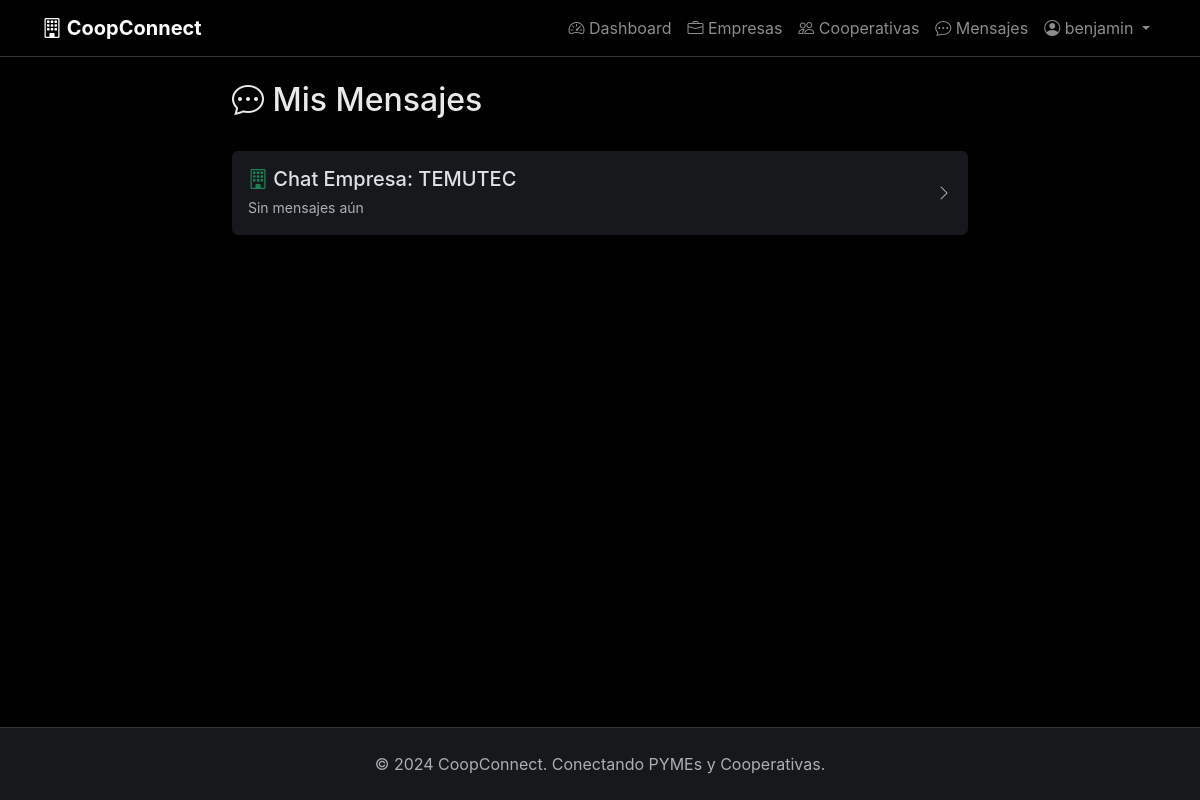
The page /messaging/ (signed in) on the database as committed earlier.
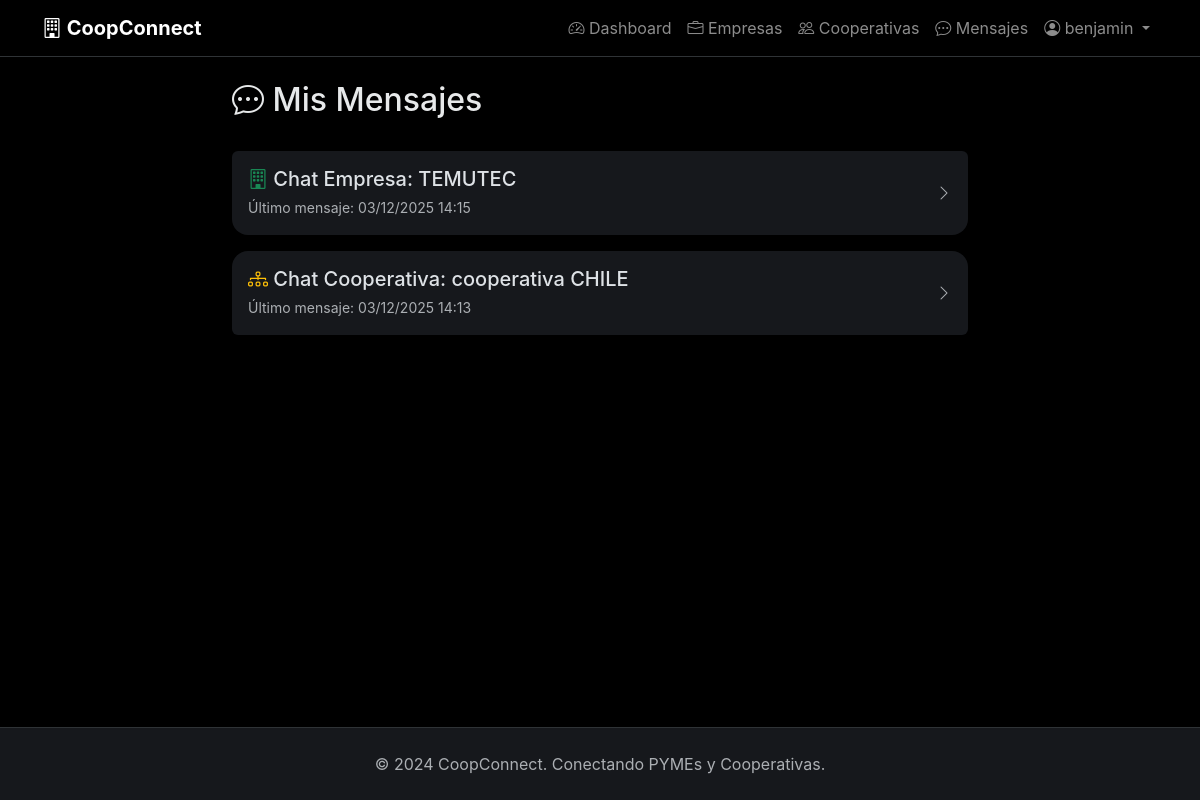
The same page on the database as committed later.
### messaging/models.py (models this page shows, shortened)
class Chat(models.Model):
    TYPE_CHOICES = [
        ('direct', 'Directo'),
        ('company', 'Empresa'),
        ('cooperative', 'Cooperativa'),
    ]
    type = models.CharField(max_length=20, choices=TYPE_CHOICES)
    participants = models.ManyToManyField(User, related_name='chats')
    company = models.ForeignKey(Company, on_delete=models.CASCADE, null=True, blank=True, related_name='chats')
    cooperative = models.ForeignKey(Cooperative, on_delete=models.CASCADE, null=True, blank=True, related_name='chats')
    created_at = models.DateTimeField(auto_now_add=True)
    def __str__(self):
        if self.type == 'direct':
            return f"Chat: {', '.join([u.username for u in self.participants.all()[:2]])}"
        elif self.type == 'company':
            return f"Chat Empresa: {self.company.name}"
        else:
            return f"Chat Cooperativa: {self.cooperative.name}"
    class Meta:
        verbose_name = 'Chat'
        verbose_name_plural = 'Chats'
        ordering = ['-created_at']

### organizations/models.py (models this page shows, shortened)
class Company(models.Model):
    name = models.CharField(max_length=200, unique=True, verbose_name='Nombre')
    sector = models.CharField(max_length=50, choices=SECTOR_CHOICES, verbose_name='Sector')
    description = models.TextField(verbose_name='Descripción')
    access_code = models.CharField(max_length=20, default='123456', verbose_name='Código de Acceso', help_text='Código para que otros usuarios se unan a tu empresa')
    created_by = models.ForeignKey(User, on_delete=models.SET_NULL, null=True, related_name='companies_created')
    created_at = models.DateTimeField(auto_now_add=True)
    class Meta:
        verbose_name = 'Empresa'
        verbose_name_plural = 'Empresas'
        ordering = ['-created_at']

class Cooperative(models.Model):
    name = models.CharField(max_length=200, unique=True, verbose_name='Nombre')
    sector = models.CharField(max_length=50, choices=SECTOR_CHOICES, verbose_name='Sector')
    description = models.TextField(verbose_name='Descripción')
    companies = models.ManyToManyField(Company, related_name='cooperatives', blank=True)
    created_by = models.ForeignKey(User, on_delete=models.SET_NULL, null=True, related_name='cooperatives_created')
    created_at = models.DateTimeField(auto_now_add=True)
    class Meta:
        verbose_name = 'Cooperativa'
        verbose_name_plural = 'Cooperativas'
        ordering = ['-created_at']

### messaging/views.py (the view)
# urls.py: path('', views.chat_list, name='chat_list'),
@login_required
def chat_list(request):
    user_company = getattr(request.user.profile, 'company', None)
    direct_chats = Q(type='direct', participants=request.user)
    company_chats = Q(type='company', company=user_company) if user_company else Q(pk__in=[])
    cooperative_chats = Q(type='cooperative', cooperative__companies=user_company) if user_company else Q(pk__in=[])
    chats = Chat.objects.filter(
        direct_chats | company_chats | cooperative_chats
    ).distinct().annotate(
        last_message_time=Max('messages__created_at')
    ).order_by('-last_message_time')
    context = {
        'chats': chats
    }
    return render(request, 'messaging/chat_list.html', context)

### templates/messaging/chat_list.html (shortened to what this page needs)
{% extends 'base.html' %}
{% block content %}
<div class="container mt-4">
    <div class="row justify-content-center">
        <div class="col-lg-8">
            <div class="d-flex justify-content-between align-items-center mb-4">
                <h2><i class="bi bi-chat-dots"></i> Mis Mensajes</h2>
            </div>
            {% if chats %}
            <div class="list-group">
                {% for chat in chats %}
                <a href="{% url 'messaging:chat_detail' chat.id %}"
                    class="list-group-item list-group-item-action card-custom mb-3 border-0 p-3">
                    <div class="d-flex w-100 justify-content-between align-items-center">
                        <div>
                            <h5 class="mb-1">
                                {% if chat.type == 'direct' %}
                                <i class="bi bi-person-circle text-primary"></i>
                                {% elif chat.type == 'company' %}
                                <i class="bi bi-building text-success"></i>
                                {% else %}
                                <i class="bi bi-diagram-3 text-warning"></i>
                                {% endif %}
                                {{ chat }}
                            </h5>
                            <small class="text-muted">
                                {% if chat.last_message_time %}
                                Último mensaje: {{ chat.last_message_time|date:"d/m/Y H:i" }}
                                {% else %}
                                Sin mensajes aún
                                {% endif %}
                            </small>
                        </div>
                        <i class="bi bi-chevron-right text-muted"></i>
                    </div>
                </a>
                {% endfor %}
            </div>
            {% endif %}
        </div>
    </div>
</div>
{% endblock %}

Rows that differ between the two databases and show on the page:
shown differently, row unchanged: Chat "Chat Empresa: TEMUTEC": last_message_time (not shown) → "03/12/2025 14:15"; text "Sin mensajes aún" → "Último mensaje:"
added Chat: type+cooperative "Chat Cooperativa: cooperativa CHILE", last_message_time "03/12/2025 14:13"
